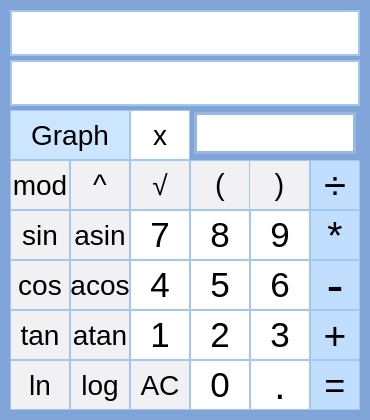
<?xml version="1.0" encoding="UTF-8"?>
<ui version="4.0">
 <class>MainWindow</class>
 <widget class="QMainWindow" name="MainWindow">
  <property name="geometry">
   <rect>
    <x>0</x>
    <y>0</y>
    <width>370</width>
    <height>420</height>
   </rect>
  </property>
  <property name="sizePolicy">
   <sizepolicy hsizetype="Fixed" vsizetype="Fixed">
    <horstretch>0</horstretch>
    <verstretch>0</verstretch>
   </sizepolicy>
  </property>
  <property name="font">
   <font>
    <pointsize>23</pointsize>
   </font>
  </property>
  <property name="mouseTracking">
   <bool>false</bool>
  </property>
  <property name="tabletTracking">
   <bool>false</bool>
  </property>
  <property name="focusPolicy">
   <enum>Qt::NoFocus</enum>
  </property>
  <property name="windowTitle">
   <string>MainWindow</string>
  </property>
  <property name="styleSheet">
   <string notr="true">background-color:  rgb(128, 163, 216);</string>
  </property>
  <widget class="QWidget" name="centralwidget">
   <widget class="QLabel" name="label">
    <property name="geometry">
     <rect>
      <x>10</x>
      <y>60</y>
      <width>350</width>
      <height>46</height>
     </rect>
    </property>
    <property name="font">
     <font>
      <pointsize>21</pointsize>
     </font>
    </property>
    <property name="cursor">
     <cursorShape>IBeamCursor</cursorShape>
    </property>
    <property name="mouseTracking">
     <bool>true</bool>
    </property>
    <property name="tabletTracking">
     <bool>false</bool>
    </property>
    <property name="focusPolicy">
     <enum>Qt::ClickFocus</enum>
    </property>
    <property name="acceptDrops">
     <bool>false</bool>
    </property>
    <property name="autoFillBackground">
     <bool>false</bool>
    </property>
    <property name="styleSheet">
     <string notr="true">border:  2px solid rgb(161, 199, 242);
background-color:  rgb(255, 255, 255);
color:  black;</string>
    </property>
    <property name="text">
     <string/>
    </property>
    <property name="alignment">
     <set>Qt::AlignRight|Qt::AlignTrailing|Qt::AlignVCenter</set>
    </property>
   </widget>
   <widget class="QPushButton" name="pushButton_div">
    <property name="geometry">
     <rect>
      <x>310</x>
      <y>160</y>
      <width>50</width>
      <height>50</height>
     </rect>
    </property>
    <property name="font">
     <font>
      <pointsize>30</pointsize>
      <italic>false</italic>
      <bold>false</bold>
      <underline>false</underline>
      <strikeout>false</strikeout>
     </font>
    </property>
    <property name="styleSheet">
     <string notr="true">QPushButton {
    border:  1px solid rgb(161, 199, 242);
    background-color:  rgb(193, 222, 255);
    color:  black;
}

QPushButton:pressed {
	border:  2px solid rgb(161, 199, 242);
    background-color:  rgb(182, 208, 242);
}</string>
    </property>
    <property name="text">
     <string>÷</string>
    </property>
    <attribute name="buttonGroup">
     <string notr="true">buttonGroup</string>
    </attribute>
   </widget>
   <widget class="QPushButton" name="pushButton_mul">
    <property name="geometry">
     <rect>
      <x>310</x>
      <y>210</y>
      <width>50</width>
      <height>50</height>
     </rect>
    </property>
    <property name="font">
     <font>
      <pointsize>29</pointsize>
      <italic>false</italic>
      <bold>false</bold>
      <underline>false</underline>
      <strikeout>false</strikeout>
     </font>
    </property>
    <property name="styleSheet">
     <string notr="true">QPushButton {
    border:  1px solid rgb(161, 199, 242);
    background-color:  rgb(193, 222, 255);
    color:  black;
}

QPushButton:pressed {
	border:  2px solid rgb(161, 199, 242);
    background-color:  rgb(182, 208, 242);
}</string>
    </property>
    <property name="text">
     <string>*</string>
    </property>
    <attribute name="buttonGroup">
     <string notr="true">buttonGroup</string>
    </attribute>
   </widget>
   <widget class="QPushButton" name="pushButton_sub">
    <property name="geometry">
     <rect>
      <x>310</x>
      <y>260</y>
      <width>50</width>
      <height>50</height>
     </rect>
    </property>
    <property name="font">
     <font>
      <pointsize>38</pointsize>
      <italic>false</italic>
      <bold>false</bold>
      <underline>false</underline>
      <strikeout>false</strikeout>
     </font>
    </property>
    <property name="styleSheet">
     <string notr="true">QPushButton {
    border:  1px solid rgb(161, 199, 242);
    background-color:  rgb(193, 222, 255);
    color:  black;
}

QPushButton:pressed {
	border:  2px solid rgb(161, 199, 242);
    background-color:  rgb(182, 208, 242);
}</string>
    </property>
    <property name="text">
     <string>-</string>
    </property>
    <attribute name="buttonGroup">
     <string notr="true">buttonGroup</string>
    </attribute>
   </widget>
   <widget class="QPushButton" name="pushButton_add">
    <property name="geometry">
     <rect>
      <x>310</x>
      <y>310</y>
      <width>50</width>
      <height>50</height>
     </rect>
    </property>
    <property name="font">
     <font>
      <pointsize>29</pointsize>
      <italic>false</italic>
      <bold>false</bold>
      <underline>false</underline>
      <strikeout>false</strikeout>
     </font>
    </property>
    <property name="styleSheet">
     <string notr="true">QPushButton {
    border:  1px solid rgb(161, 199, 242);
    background-color:  rgb(193, 222, 255);
    color:  black;
}

QPushButton:pressed {
	border:  2px solid rgb(161, 199, 242);
    background-color:  rgb(182, 208, 242);
}</string>
    </property>
    <property name="text">
     <string>+</string>
    </property>
    <attribute name="buttonGroup">
     <string notr="true">buttonGroup</string>
    </attribute>
   </widget>
   <widget class="QPushButton" name="pushButton_eq">
    <property name="geometry">
     <rect>
      <x>310</x>
      <y>360</y>
      <width>50</width>
      <height>50</height>
     </rect>
    </property>
    <property name="font">
     <font>
      <pointsize>27</pointsize>
      <italic>false</italic>
      <bold>false</bold>
      <underline>false</underline>
      <strikeout>false</strikeout>
     </font>
    </property>
    <property name="styleSheet">
     <string notr="true">QPushButton {
    border:  1px solid rgb(161, 199, 242);
    background-color:  rgb(193, 222, 255);
    color:  black;
}

QPushButton:pressed {
	border:  2px solid rgb(161, 199, 242);
    background-color:  rgb(182, 208, 242);
}</string>
    </property>
    <property name="text">
     <string>=</string>
    </property>
    <attribute name="buttonGroup">
     <string notr="true">buttonGroup</string>
    </attribute>
   </widget>
   <widget class="QPushButton" name="pushButton_9">
    <property name="geometry">
     <rect>
      <x>250</x>
      <y>210</y>
      <width>60</width>
      <height>50</height>
     </rect>
    </property>
    <property name="font">
     <font>
      <pointsize>26</pointsize>
      <italic>false</italic>
      <bold>false</bold>
      <underline>false</underline>
      <strikeout>false</strikeout>
     </font>
    </property>
    <property name="styleSheet">
     <string notr="true">QPushButton {
    border:  1px solid rgb(161, 199, 242);
    background-color:  rgb(255, 255, 255);
    color:  black;
}

QPushButton:pressed {
	border:  2px solid rgb(161, 199, 242);
    background-color:  rgb(225, 224, 226);
}</string>
    </property>
    <property name="text">
     <string>9</string>
    </property>
    <attribute name="buttonGroup">
     <string notr="true">buttonGroup</string>
    </attribute>
   </widget>
   <widget class="QPushButton" name="pushButton_6">
    <property name="geometry">
     <rect>
      <x>250</x>
      <y>260</y>
      <width>60</width>
      <height>50</height>
     </rect>
    </property>
    <property name="font">
     <font>
      <pointsize>26</pointsize>
      <italic>false</italic>
      <bold>false</bold>
      <underline>false</underline>
      <strikeout>false</strikeout>
     </font>
    </property>
    <property name="styleSheet">
     <string notr="true">QPushButton {
    border:  1px solid rgb(161, 199, 242);
    background-color:  rgb(255, 255, 255);
    color:  black;
}

QPushButton:pressed {
	border:  2px solid rgb(161, 199, 242);
    background-color:  rgb(225, 224, 226);
}</string>
    </property>
    <property name="text">
     <string>6</string>
    </property>
    <attribute name="buttonGroup">
     <string notr="true">buttonGroup</string>
    </attribute>
   </widget>
   <widget class="QPushButton" name="pushButton_3">
    <property name="geometry">
     <rect>
      <x>250</x>
      <y>310</y>
      <width>60</width>
      <height>50</height>
     </rect>
    </property>
    <property name="font">
     <font>
      <pointsize>26</pointsize>
      <italic>false</italic>
      <bold>false</bold>
      <underline>false</underline>
      <strikeout>false</strikeout>
     </font>
    </property>
    <property name="styleSheet">
     <string notr="true">QPushButton {
    border:  1px solid rgb(161, 199, 242);
    background-color:  rgb(255, 255, 255);
    color:  black;
}

QPushButton:pressed {
	border:  2px solid rgb(161, 199, 242);
    background-color:  rgb(225, 224, 226);
}</string>
    </property>
    <property name="text">
     <string>3</string>
    </property>
    <attribute name="buttonGroup">
     <string notr="true">buttonGroup</string>
    </attribute>
   </widget>
   <widget class="QPushButton" name="pushButton_4">
    <property name="geometry">
     <rect>
      <x>130</x>
      <y>260</y>
      <width>60</width>
      <height>50</height>
     </rect>
    </property>
    <property name="font">
     <font>
      <pointsize>26</pointsize>
      <italic>false</italic>
      <bold>false</bold>
      <underline>false</underline>
      <strikeout>false</strikeout>
     </font>
    </property>
    <property name="styleSheet">
     <string notr="true">QPushButton {
    border:  1px solid rgb(161, 199, 242);
    background-color:  rgb(255, 255, 255);
    color:  black;
}

QPushButton:pressed {
	border:  2px solid rgb(161, 199, 242);
    background-color:  rgb(225, 224, 226);
}</string>
    </property>
    <property name="text">
     <string>4</string>
    </property>
    <attribute name="buttonGroup">
     <string notr="true">buttonGroup</string>
    </attribute>
   </widget>
   <widget class="QPushButton" name="pushButton_8">
    <property name="geometry">
     <rect>
      <x>190</x>
      <y>210</y>
      <width>60</width>
      <height>50</height>
     </rect>
    </property>
    <property name="font">
     <font>
      <pointsize>26</pointsize>
      <italic>false</italic>
      <bold>false</bold>
      <underline>false</underline>
      <strikeout>false</strikeout>
     </font>
    </property>
    <property name="styleSheet">
     <string notr="true">QPushButton {
    border:  1px solid rgb(161, 199, 242);
    background-color:  rgb(255, 255, 255);
    color:  black;
}

QPushButton:pressed {
	border:  2px solid rgb(161, 199, 242);
    background-color:  rgb(225, 224, 226);
}</string>
    </property>
    <property name="text">
     <string>8</string>
    </property>
    <attribute name="buttonGroup">
     <string notr="true">buttonGroup</string>
    </attribute>
   </widget>
   <widget class="QPushButton" name="pushButton_2">
    <property name="geometry">
     <rect>
      <x>190</x>
      <y>310</y>
      <width>60</width>
      <height>50</height>
     </rect>
    </property>
    <property name="font">
     <font>
      <pointsize>26</pointsize>
      <italic>false</italic>
      <bold>false</bold>
      <underline>false</underline>
      <strikeout>false</strikeout>
     </font>
    </property>
    <property name="styleSheet">
     <string notr="true">QPushButton {
    border:  1px solid rgb(161, 199, 242);
    background-color:  rgb(255, 255, 255);
    color:  black;
}

QPushButton:pressed {
	border:  2px solid rgb(161, 199, 242);
    background-color:  rgb(225, 224, 226);
}</string>
    </property>
    <property name="text">
     <string>2</string>
    </property>
    <attribute name="buttonGroup">
     <string notr="true">buttonGroup</string>
    </attribute>
   </widget>
   <widget class="QPushButton" name="pushButton_7">
    <property name="geometry">
     <rect>
      <x>130</x>
      <y>210</y>
      <width>60</width>
      <height>50</height>
     </rect>
    </property>
    <property name="font">
     <font>
      <pointsize>26</pointsize>
      <italic>false</italic>
      <bold>false</bold>
      <underline>false</underline>
      <strikeout>false</strikeout>
     </font>
    </property>
    <property name="styleSheet">
     <string notr="true">QPushButton {
    border:  1px solid rgb(161, 199, 242);
    background-color:  rgb(255, 255, 255);
    color:  black;
}

QPushButton:pressed {
	border:  2px solid rgb(161, 199, 242);
    background-color:  rgb(225, 224, 226);
}</string>
    </property>
    <property name="text">
     <string>7</string>
    </property>
    <attribute name="buttonGroup">
     <string notr="true">buttonGroup</string>
    </attribute>
   </widget>
   <widget class="QPushButton" name="pushButton_1">
    <property name="geometry">
     <rect>
      <x>130</x>
      <y>310</y>
      <width>60</width>
      <height>50</height>
     </rect>
    </property>
    <property name="font">
     <font>
      <pointsize>26</pointsize>
      <italic>false</italic>
      <bold>false</bold>
      <underline>false</underline>
      <strikeout>false</strikeout>
     </font>
    </property>
    <property name="styleSheet">
     <string notr="true">QPushButton {
    border:  1px solid rgb(161, 199, 242);
    background-color:  rgb(255, 255, 255);
    color:  black;
}

QPushButton:pressed {
	border:  2px solid rgb(161, 199, 242);
    background-color:  rgb(225, 224, 226);
}</string>
    </property>
    <property name="text">
     <string>1</string>
    </property>
    <attribute name="buttonGroup">
     <string notr="true">buttonGroup</string>
    </attribute>
   </widget>
   <widget class="QPushButton" name="pushButton_5">
    <property name="geometry">
     <rect>
      <x>190</x>
      <y>260</y>
      <width>60</width>
      <height>50</height>
     </rect>
    </property>
    <property name="font">
     <font>
      <pointsize>26</pointsize>
      <italic>false</italic>
      <bold>false</bold>
      <underline>false</underline>
      <strikeout>false</strikeout>
     </font>
    </property>
    <property name="styleSheet">
     <string notr="true">QPushButton {
    border:  1px solid rgb(161, 199, 242);
    background-color:  rgb(255, 255, 255);
    color:  black;
}

QPushButton:pressed {
	border:  2px solid rgb(161, 199, 242);
    background-color:  rgb(225, 224, 226);
}</string>
    </property>
    <property name="text">
     <string>5</string>
    </property>
    <attribute name="buttonGroup">
     <string notr="true">buttonGroup</string>
    </attribute>
   </widget>
   <widget class="QPushButton" name="pushButton_point">
    <property name="geometry">
     <rect>
      <x>250</x>
      <y>360</y>
      <width>60</width>
      <height>50</height>
     </rect>
    </property>
    <property name="font">
     <font>
      <pointsize>30</pointsize>
      <italic>false</italic>
      <bold>false</bold>
      <underline>false</underline>
      <strikeout>false</strikeout>
     </font>
    </property>
    <property name="styleSheet">
     <string notr="true">QPushButton {
    border:  1px solid rgb(161, 199, 242);
    background-color:  rgb(255, 255, 255);
    color:  black;
}

QPushButton:pressed {
	border:  2px solid rgb(161, 199, 242);
    background-color:  rgb(225, 224, 226);
}</string>
    </property>
    <property name="text">
     <string>.</string>
    </property>
    <attribute name="buttonGroup">
     <string notr="true">buttonGroup</string>
    </attribute>
   </widget>
   <widget class="QPushButton" name="pushButton_0">
    <property name="geometry">
     <rect>
      <x>190</x>
      <y>360</y>
      <width>60</width>
      <height>50</height>
     </rect>
    </property>
    <property name="font">
     <font>
      <pointsize>26</pointsize>
      <italic>false</italic>
      <bold>false</bold>
      <underline>false</underline>
      <strikeout>false</strikeout>
     </font>
    </property>
    <property name="styleSheet">
     <string notr="true">QPushButton {
    border:  1px solid rgb(161, 199, 242);
    background-color:  rgb(255, 255, 255);
    color:  black;
}

QPushButton:pressed {
	border:  2px solid rgb(161, 199, 242);
    background-color:  rgb(225, 224, 226);
}</string>
    </property>
    <property name="text">
     <string>0</string>
    </property>
    <attribute name="buttonGroup">
     <string notr="true">buttonGroup</string>
    </attribute>
   </widget>
   <widget class="QPushButton" name="pushButton_tan">
    <property name="geometry">
     <rect>
      <x>10</x>
      <y>310</y>
      <width>60</width>
      <height>50</height>
     </rect>
    </property>
    <property name="font">
     <font>
      <pointsize>21</pointsize>
      <italic>false</italic>
      <bold>false</bold>
      <underline>false</underline>
      <strikeout>false</strikeout>
     </font>
    </property>
    <property name="styleSheet">
     <string notr="true">QPushButton {
    border:  1px solid rgb(161, 199, 242);
    background-color:  rgb(241, 240, 242);
    color:  black;
}

QPushButton:pressed {
	border:  2px solid rgb(161, 199, 242);
    background-color:  rgb(225, 224, 226);
}</string>
    </property>
    <property name="text">
     <string>tan</string>
    </property>
    <attribute name="buttonGroup">
     <string notr="true">buttonGroup</string>
    </attribute>
   </widget>
   <widget class="QPushButton" name="pushButton_cos">
    <property name="geometry">
     <rect>
      <x>10</x>
      <y>260</y>
      <width>60</width>
      <height>50</height>
     </rect>
    </property>
    <property name="font">
     <font>
      <pointsize>21</pointsize>
      <italic>false</italic>
      <bold>false</bold>
      <underline>false</underline>
      <strikeout>false</strikeout>
     </font>
    </property>
    <property name="styleSheet">
     <string notr="true">QPushButton {
    border:  1px solid rgb(161, 199, 242);
    background-color:  rgb(241, 240, 242);
    color:  black;
}

QPushButton:pressed {
	border:  2px solid rgb(161, 199, 242);
    background-color:  rgb(225, 224, 226);
}</string>
    </property>
    <property name="text">
     <string>cos</string>
    </property>
    <attribute name="buttonGroup">
     <string notr="true">buttonGroup</string>
    </attribute>
   </widget>
   <widget class="QPushButton" name="pushButton_AC">
    <property name="geometry">
     <rect>
      <x>130</x>
      <y>360</y>
      <width>60</width>
      <height>50</height>
     </rect>
    </property>
    <property name="font">
     <font>
      <pointsize>21</pointsize>
      <italic>false</italic>
      <bold>false</bold>
      <underline>false</underline>
      <strikeout>false</strikeout>
     </font>
    </property>
    <property name="styleSheet">
     <string notr="true">QPushButton {
    border:  1px solid rgb(161, 199, 242);
    background-color:  rgb(241, 240, 242);
    color:  black;
}

QPushButton:pressed {
	border:  2px solid rgb(161, 199, 242);
    background-color:  rgb(225, 224, 226);
}</string>
    </property>
    <property name="text">
     <string>AC</string>
    </property>
    <attribute name="buttonGroup">
     <string notr="true">buttonGroup</string>
    </attribute>
   </widget>
   <widget class="QPushButton" name="pushButton_atan">
    <property name="geometry">
     <rect>
      <x>70</x>
      <y>310</y>
      <width>60</width>
      <height>50</height>
     </rect>
    </property>
    <property name="font">
     <font>
      <pointsize>21</pointsize>
      <italic>false</italic>
      <bold>false</bold>
      <underline>false</underline>
      <strikeout>false</strikeout>
     </font>
    </property>
    <property name="styleSheet">
     <string notr="true">QPushButton {
    border:  1px solid rgb(161, 199, 242);
    background-color:  rgb(241, 240, 242);
    color:  black;
}

QPushButton:pressed {
	border:  2px solid rgb(161, 199, 242);
    background-color:  rgb(225, 224, 226);
}</string>
    </property>
    <property name="text">
     <string>atan</string>
    </property>
    <attribute name="buttonGroup">
     <string notr="true">buttonGroup</string>
    </attribute>
   </widget>
   <widget class="QPushButton" name="pushButton_asin">
    <property name="geometry">
     <rect>
      <x>70</x>
      <y>210</y>
      <width>60</width>
      <height>50</height>
     </rect>
    </property>
    <property name="font">
     <font>
      <pointsize>21</pointsize>
      <italic>false</italic>
      <bold>false</bold>
      <underline>false</underline>
      <strikeout>false</strikeout>
     </font>
    </property>
    <property name="styleSheet">
     <string notr="true">QPushButton {
    border:  1px solid rgb(161, 199, 242);
    background-color:  rgb(241, 240, 242);
    color:  black;
}

QPushButton:pressed {
	border:  2px solid rgb(161, 199, 242);
    background-color:  rgb(225, 224, 226);
}</string>
    </property>
    <property name="text">
     <string>asin</string>
    </property>
    <attribute name="buttonGroup">
     <string notr="true">buttonGroup</string>
    </attribute>
   </widget>
   <widget class="QPushButton" name="pushButton_acos">
    <property name="geometry">
     <rect>
      <x>70</x>
      <y>260</y>
      <width>60</width>
      <height>50</height>
     </rect>
    </property>
    <property name="font">
     <font>
      <pointsize>21</pointsize>
      <italic>false</italic>
      <bold>false</bold>
      <underline>false</underline>
      <strikeout>false</strikeout>
     </font>
    </property>
    <property name="styleSheet">
     <string notr="true">QPushButton {
    border:  1px solid rgb(161, 199, 242);
    background-color:  rgb(241, 240, 242);
    color:  black;
}

QPushButton:pressed {
	border:  2px solid rgb(161, 199, 242);
    background-color:  rgb(225, 224, 226);
}</string>
    </property>
    <property name="text">
     <string>acos</string>
    </property>
    <attribute name="buttonGroup">
     <string notr="true">buttonGroup</string>
    </attribute>
   </widget>
   <widget class="QPushButton" name="pushButton_ln">
    <property name="geometry">
     <rect>
      <x>10</x>
      <y>360</y>
      <width>60</width>
      <height>50</height>
     </rect>
    </property>
    <property name="font">
     <font>
      <pointsize>21</pointsize>
      <italic>false</italic>
      <bold>false</bold>
      <underline>false</underline>
      <strikeout>false</strikeout>
     </font>
    </property>
    <property name="styleSheet">
     <string notr="true">QPushButton {
    border:  1px solid rgb(161, 199, 242);
    background-color:  rgb(241, 240, 242);
    color:  black;
}

QPushButton:pressed {
	border:  2px solid rgb(161, 199, 242);
    background-color:  rgb(225, 224, 226);
}</string>
    </property>
    <property name="text">
     <string>ln</string>
    </property>
    <attribute name="buttonGroup">
     <string notr="true">buttonGroup</string>
    </attribute>
   </widget>
   <widget class="QPushButton" name="pushButton_sqrt">
    <property name="geometry">
     <rect>
      <x>130</x>
      <y>160</y>
      <width>60</width>
      <height>50</height>
     </rect>
    </property>
    <property name="font">
     <font>
      <pointsize>21</pointsize>
      <italic>false</italic>
      <bold>false</bold>
      <underline>false</underline>
      <strikeout>false</strikeout>
     </font>
    </property>
    <property name="styleSheet">
     <string notr="true">QPushButton {
    border:  1px solid rgb(161, 199, 242);
    background-color:  rgb(241, 240, 242);
    color:  black;
}

QPushButton:pressed {
	border:  2px solid rgb(161, 199, 242);
    background-color:  rgb(225, 224, 226);
}</string>
    </property>
    <property name="text">
     <string>√</string>
    </property>
    <attribute name="buttonGroup">
     <string notr="true">buttonGroup</string>
    </attribute>
   </widget>
   <widget class="QPushButton" name="pushButton_log">
    <property name="geometry">
     <rect>
      <x>70</x>
      <y>360</y>
      <width>60</width>
      <height>50</height>
     </rect>
    </property>
    <property name="font">
     <font>
      <pointsize>21</pointsize>
      <italic>false</italic>
      <bold>false</bold>
      <underline>false</underline>
      <strikeout>false</strikeout>
     </font>
    </property>
    <property name="styleSheet">
     <string notr="true">QPushButton {
    border:  1px solid rgb(161, 199, 242);
    background-color:  rgb(241, 240, 242);
    color:  black;
}

QPushButton:pressed {
	border:  2px solid rgb(161, 199, 242);
    background-color:  rgb(225, 224, 226);
}</string>
    </property>
    <property name="text">
     <string>log</string>
    </property>
    <attribute name="buttonGroup">
     <string notr="true">buttonGroup</string>
    </attribute>
   </widget>
   <widget class="QPushButton" name="pushButton_mod">
    <property name="geometry">
     <rect>
      <x>10</x>
      <y>160</y>
      <width>60</width>
      <height>50</height>
     </rect>
    </property>
    <property name="font">
     <font>
      <pointsize>21</pointsize>
      <italic>false</italic>
      <bold>false</bold>
      <underline>false</underline>
      <strikeout>false</strikeout>
     </font>
    </property>
    <property name="styleSheet">
     <string notr="true">QPushButton {
    border:  1px solid rgb(161, 199, 242);
    background-color:  rgb(241, 240, 242);
    color:  black;
}

QPushButton:pressed {
	border:  2px solid rgb(161, 199, 242);
    background-color:  rgb(225, 224, 226);
}</string>
    </property>
    <property name="text">
     <string>mod</string>
    </property>
    <attribute name="buttonGroup">
     <string notr="true">buttonGroup</string>
    </attribute>
   </widget>
   <widget class="QPushButton" name="pushButton_pow">
    <property name="geometry">
     <rect>
      <x>70</x>
      <y>160</y>
      <width>60</width>
      <height>50</height>
     </rect>
    </property>
    <property name="font">
     <font>
      <pointsize>22</pointsize>
      <italic>false</italic>
      <bold>false</bold>
      <underline>false</underline>
      <strikeout>false</strikeout>
     </font>
    </property>
    <property name="styleSheet">
     <string notr="true">QPushButton {
    border:  1px solid rgb(161, 199, 242);
    background-color:  rgb(241, 240, 242);
    color:  black;
}

QPushButton:pressed {
	border:  2px solid rgb(161, 199, 242);
    background-color:  rgb(225, 224, 226);
}</string>
    </property>
    <property name="text">
     <string>^</string>
    </property>
    <attribute name="buttonGroup">
     <string notr="true">buttonGroup</string>
    </attribute>
   </widget>
   <widget class="QPushButton" name="pushButton_lpar">
    <property name="geometry">
     <rect>
      <x>190</x>
      <y>160</y>
      <width>60</width>
      <height>50</height>
     </rect>
    </property>
    <property name="font">
     <font>
      <pointsize>22</pointsize>
      <italic>false</italic>
      <bold>false</bold>
      <underline>false</underline>
      <strikeout>false</strikeout>
     </font>
    </property>
    <property name="styleSheet">
     <string notr="true">QPushButton {
    border:  1px solid rgb(161, 199, 242);
    background-color:  rgb(241, 240, 242);
    color:  black;
}

QPushButton:pressed {
	border:  2px solid rgb(161, 199, 242);
    background-color:  rgb(225, 224, 226);
}</string>
    </property>
    <property name="text">
     <string>(</string>
    </property>
    <attribute name="buttonGroup">
     <string notr="true">buttonGroup</string>
    </attribute>
   </widget>
   <widget class="QPushButton" name="pushButton_rpar">
    <property name="geometry">
     <rect>
      <x>249</x>
      <y>160</y>
      <width>61</width>
      <height>50</height>
     </rect>
    </property>
    <property name="font">
     <font>
      <pointsize>22</pointsize>
      <italic>false</italic>
      <bold>false</bold>
      <underline>false</underline>
      <strikeout>false</strikeout>
     </font>
    </property>
    <property name="styleSheet">
     <string notr="true">QPushButton {
    border:  1px solid rgb(161, 199, 242);
    background-color:  rgb(241, 240, 242);
    color:  black;
}

QPushButton:pressed {
	border:  2px solid rgb(161, 199, 242);
    background-color:  rgb(225, 224, 226);
}</string>
    </property>
    <property name="text">
     <string>)</string>
    </property>
    <attribute name="buttonGroup">
     <string notr="true">buttonGroup</string>
    </attribute>
   </widget>
   <widget class="QPushButton" name="pushButton_sin">
    <property name="geometry">
     <rect>
      <x>10</x>
      <y>210</y>
      <width>60</width>
      <height>50</height>
     </rect>
    </property>
    <property name="font">
     <font>
      <pointsize>21</pointsize>
      <italic>false</italic>
      <bold>false</bold>
      <underline>false</underline>
      <strikeout>false</strikeout>
     </font>
    </property>
    <property name="styleSheet">
     <string notr="true">QPushButton {
    border:  1px solid rgb(161, 199, 242);
    background-color:  rgb(241, 240, 242);
    color:  black;
}

QPushButton:pressed {
	border:  2px solid rgb(161, 199, 242);
    background-color:  rgb(225, 224, 226);
}</string>
    </property>
    <property name="text">
     <string>sin</string>
    </property>
    <attribute name="buttonGroup">
     <string notr="true">buttonGroup</string>
    </attribute>
   </widget>
   <widget class="QPushButton" name="pushButton_graph">
    <property name="geometry">
     <rect>
      <x>10</x>
      <y>110</y>
      <width>120</width>
      <height>50</height>
     </rect>
    </property>
    <property name="font">
     <font>
      <pointsize>21</pointsize>
     </font>
    </property>
    <property name="styleSheet">
     <string notr="true">QPushButton {
    border:  1px solid rgb(161, 199, 242);
    background-color:  rgb(205, 230, 255);
    color:  black;
}

QPushButton:pressed {
	border:  2px solid rgb(161, 199, 242);
    background-color:  rgb(182, 208, 242);
}</string>
    </property>
    <property name="text">
     <string>Graph</string>
    </property>
    <attribute name="buttonGroup">
     <string notr="true">buttonGroup</string>
    </attribute>
   </widget>
   <widget class="QPushButton" name="pushButton_x">
    <property name="geometry">
     <rect>
      <x>130</x>
      <y>110</y>
      <width>60</width>
      <height>50</height>
     </rect>
    </property>
    <property name="font">
     <font>
      <pointsize>21</pointsize>
      <italic>false</italic>
      <bold>false</bold>
      <underline>false</underline>
      <strikeout>false</strikeout>
     </font>
    </property>
    <property name="styleSheet">
     <string notr="true">QPushButton {
    border:  1px solid rgb(161, 199, 242);
    background-color:  rgb(255, 255, 255);
    color:  black;
}

QPushButton:pressed {
	border:  2px solid rgb(161, 199, 242);
    background-color:  rgb(225, 224, 226);
}</string>
    </property>
    <property name="text">
     <string>x</string>
    </property>
    <attribute name="buttonGroup">
     <string notr="true">buttonGroup</string>
    </attribute>
   </widget>
   <widget class="QLineEdit" name="lineEdit">
    <property name="geometry">
     <rect>
      <x>10</x>
      <y>10</y>
      <width>350</width>
      <height>46</height>
     </rect>
    </property>
    <property name="font">
     <font>
      <pointsize>21</pointsize>
     </font>
    </property>
    <property name="focusPolicy">
     <enum>Qt::ClickFocus</enum>
    </property>
    <property name="styleSheet">
     <string notr="true">border:  2px solid rgb(161, 199, 242);
background-color:  rgb(255, 255, 255);
color:  black;</string>
    </property>
    <property name="alignment">
     <set>Qt::AlignRight|Qt::AlignTrailing|Qt::AlignVCenter</set>
    </property>
    <property name="placeholderText">
     <string/>
    </property>
   </widget>
   <widget class="QLineEdit" name="lineEdit_x">
    <property name="geometry">
     <rect>
      <x>194</x>
      <y>112</y>
      <width>162</width>
      <height>42</height>
     </rect>
    </property>
    <property name="font">
     <font>
      <pointsize>20</pointsize>
     </font>
    </property>
    <property name="focusPolicy">
     <enum>Qt::ClickFocus</enum>
    </property>
    <property name="styleSheet">
     <string notr="true">background-color: rgb(255, 255, 255);
border:  3px solid rgb(149, 183, 226);
color:  black;
</string>
    </property>
    <property name="text">
     <string/>
    </property>
    <property name="alignment">
     <set>Qt::AlignRight|Qt::AlignTrailing|Qt::AlignVCenter</set>
    </property>
   </widget>
  </widget>
 </widget>
 <resources/>
 <connections/>
 <buttongroups>
  <buttongroup name="buttonGroup"/>
 </buttongroups>
</ui>
